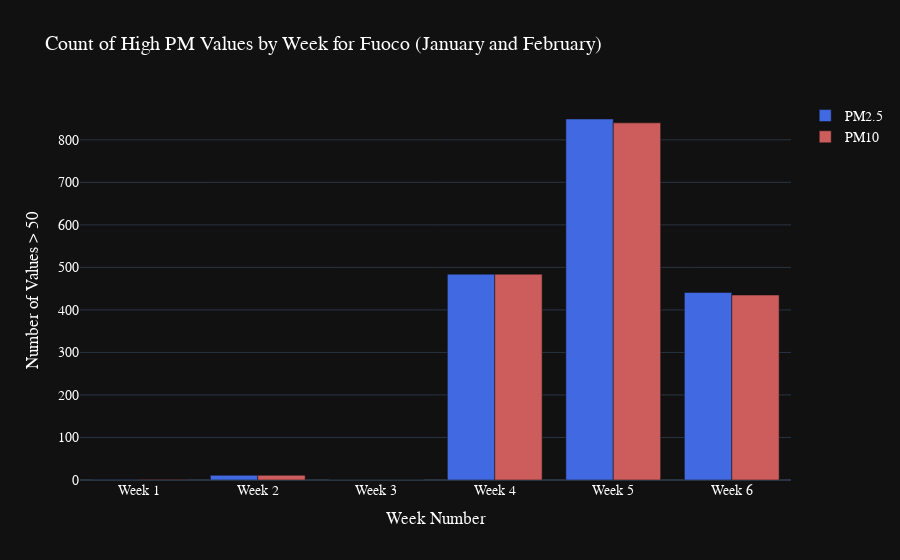

Here is the notebook cell this chart was saved with:
### Code cell
import pandas as pd
import plotly.graph_objects as go

# Assuming df is your DataFrame with the necessary data
# Ensure 'timestamp(Europe/Rome)' is in datetime format
df['timestamp(Europe/Rome)'] = pd.to_datetime(df['timestamp(Europe/Rome)'])

# Extract week number from timestamp
df['Week'] = df['timestamp(Europe/Rome)'].dt.isocalendar().week

# Extract month from timestamp for filtering
df['Month'] = df['timestamp(Europe/Rome)'].dt.month

# Filter for the room "Fuoco" and for January (1) and February (2)
fuoco_data = df[(df['Room'] == 'Fuoco') & (df['Month'].isin([1, 2]))]

# Count values > 50 by week for both PM2.5 and PM10
week_stats = []
for week in sorted(fuoco_data['Week'].unique()):
    # Count for PM2.5
    pm25_high = fuoco_data[(fuoco_data['Week'] == week) & (fuoco_data['pm25'] > 50)].shape[0]
    
    # Count for PM10
    pm10_high = fuoco_data[(fuoco_data['Week'] == week) & (fuoco_data['pm10'] > 50)].shape[0]
    
    week_stats.append([f'Week {week}', pm25_high, pm10_high])

# Convert to DataFrame
week_df = pd.DataFrame(week_stats, columns=['Week', 'PM2.5', 'PM10'])

# Create the Plotly figure
fig = go.Figure()

# Add PM2.5 trace
fig.add_trace(go.Bar(
    x=week_df['Week'],
    y=week_df['PM2.5'],
    name='PM2.5',
    marker_color='royalblue'  # Color for PM2.5
))

# Add PM10 trace
fig.add_trace(go.Bar(
    x=week_df['Week'],
    y=week_df['PM10'],
    name='PM10',
    marker_color='indianred'  # Color for PM10
))

# Update layout with dark background
fig.update_layout(
    title='Count of High PM Values by Week for Fuoco (January and February)',
    xaxis_title='Week Number',
    yaxis_title='Number of Values > 50',
    barmode='group',
    template='plotly_dark',  # Set dark background
    font=dict(
        family="Arial, sans-serif",
        size=14,
        color="white"  # Font color
    )
)

# Show the figure
fig.show()

### Figure 1 — Plotly figure (JSON) as saved in the notebook; plotly's stock layout.template omitted (floating-point values rounded to 4 significant figures)
{"data": [{"marker": {"color": "royalblue"}, "name": "PM2.5", "type": "bar", "x": ["Week 1", "Week 2", "Week 3", "Week 4", "Week 5", "Week 6"], "y": [1, 11, 0, 484, 849, 441]}, {"marker": {"color": "indianred"}, "name": "PM10", "type": "bar", "x": ["Week 1", "Week 2", "Week 3", "Week 4", "Week 5", "Week 6"], "y": [1, 11, 0, 484, 840, 435]}], "layout": {"barmode": "group", "font": {"color": "white", "family": "Arial, sans-serif", "size": 14}, "title": {"text": "Count of High PM Values by Week for Fuoco (January and February)"}, "xaxis": {"title": {"text": "Week Number"}}, "yaxis": {"title": {"text": "Number of Values > 50"}}}}
